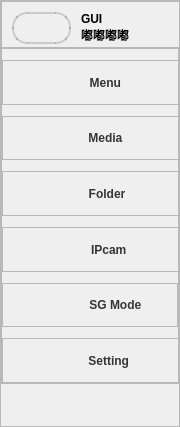
           <widget class="QFrame" name="leftBox">
            <property name="sizePolicy">
             <sizepolicy hsizetype="Fixed" vsizetype="Expanding">
              <horstretch>0</horstretch>
              <verstretch>0</verstretch>
             </sizepolicy>
            </property>
            <property name="minimumSize">
             <size>
              <width>180</width>
              <height>0</height>
             </size>
            </property>
            <property name="maximumSize">
             <size>
              <width>80</width>
              <height>16777215</height>
             </size>
            </property>
            <property name="styleSheet">
             <string notr="true">QFrame#leftBox  {
    /*background-color: rgba(255, 255, 255, 80%);*/
    border: 0px solid rgba(0, 0, 0, 40%);
	border-top:none;
	border-bottom:none;
	border-left:none;
}
</string>
            </property>
            <property name="frameShape">
             <enum>QFrame::Shape::StyledPanel</enum>
            </property>
            <property name="frameShadow">
             <enum>QFrame::Shadow::Raised</enum>
            </property>
            <layout class="QVBoxLayout" name="verticalLayout_2" stretch="10,80,10">
             <property name="spacing">
              <number>0</number>
             </property>
             <property name="leftMargin">
              <number>0</number>
             </property>
             <property name="topMargin">
              <number>0</number>
             </property>
             <property name="rightMargin">
              <number>0</number>
             </property>
             <property name="bottomMargin">
              <number>0</number>
             </property>
             <item>
              <widget class="QFrame" name="leftbox_top">
               <property name="sizePolicy">
                <sizepolicy hsizetype="Expanding" vsizetype="Preferred">
                 <horstretch>0</horstretch>
                 <verstretch>0</verstretch>
                </sizepolicy>
               </property>
               <property name="minimumSize">
                <size>
                 <width>180</width>
                 <height>0</height>
                </size>
               </property>
               <property name="frameShape">
                <enum>QFrame::Shape::StyledPanel</enum>
               </property>
               <property name="frameShadow">
                <enum>QFrame::Shadow::Raised</enum>
               </property>
               <layout class="QHBoxLayout" name="horizontalLayout_8" stretch="4,6">
                <property name="spacing">
                 <number>5</number>
                </property>
                <property name="leftMargin">
                 <number>10</number>
                </property>
                <property name="topMargin">
                 <number>10</number>
                </property>
                <property name="rightMargin">
                 <number>15</number>
                </property>
                <property name="bottomMargin">
                 <number>3</number>
                </property>
                <item>
                 <widget class="QFrame" name="logo">
                  <property name="sizePolicy">
                   <sizepolicy hsizetype="Preferred" vsizetype="Preferred">
                    <horstretch>0</horstretch>
                    <verstretch>0</verstretch>
                   </sizepolicy>
                  </property>
                  <property name="styleSheet">
                   <string notr="true">image: url(:/leftbox/images/yoloshow.png);
border:2px solid rgba(0,0,0,15%);
border-radius: 15%;

</string>
                  </property>
                  <property name="frameShape">
                   <enum>QFrame::Shape::StyledPanel</enum>
                  </property>
                  <property name="frameShadow">
                   <enum>QFrame::Shadow::Raised</enum>
                  </property>
                 </widget>
                </item>
                <item>
                 <widget class="QFrame" name="top_intro">
                  <property name="styleSheet">
                   <string notr="true">QLabel{
	color: black;
	font: 600 italic 9pt &quot;Segoe UI&quot;;
	font-weight: bold;
}
QFrame{
	border:none;
}</string>
                  </property>
                  <property name="frameShape">
                   <enum>QFrame::Shape::StyledPanel</enum>
                  </property>
                  <property name="frameShadow">
                   <enum>QFrame::Shadow::Raised</enum>
                  </property>
                  <layout class="QVBoxLayout" name="verticalLayout_20">
                   <property name="spacing">
                    <number>0</number>
                   </property>
                   <property name="leftMargin">
                    <number>5</number>
                   </property>
                   <property name="topMargin">
                    <number>0</number>
                   </property>
                   <property name="rightMargin">
                    <number>0</number>
                   </property>
                   <property name="bottomMargin">
                    <number>0</number>
                   </property>
                   <item>
                    <widget class="QLabel" name="label">
                     <property name="text">
                      <string>GUI</string>
                     </property>
                    </widget>
                   </item>
                   <item>
                    <widget class="QLabel" name="label_3">
                     <property name="text">
                      <string>嘟嘟嘟嘟</string>
                     </property>
                    </widget>
                   </item>
                  </layout>
                 </widget>
                </item>
               </layout>
              </widget>
             </item>
             <item>
              <widget class="QFrame" name="leftbox_bottom">
               <property name="sizePolicy">
                <sizepolicy hsizetype="Preferred" vsizetype="Preferred">
                 <horstretch>0</horstretch>
                 <verstretch>0</verstretch>
                </sizepolicy>
               </property>
               <property name="minimumSize">
                <size>
                 <width>0</width>
                 <height>0</height>
                </size>
               </property>
               <property name="maximumSize">
                <size>
                 <width>16777215</width>
                 <height>16777215</height>
                </size>
               </property>
               <property name="styleSheet">
                <string notr="true">QPushButton#src_menu{
	background-image: url(:/leftbox/images/newsize/menu.png);
}
QPushButton#src_folder{
	background-image: url(:/leftbox/images/newsize/folder.png);

}
QPushButton#src_camera{
	background-image: url(:/leftbox/images/newsize/security-camera.png);
}
QPushButton#src_img{
	background-image: url(:/leftbox/images/newsize/gallery.png);
}
QPushButton#src_webcam{
	background-image: url(:/leftbox/images/newsize/photo-camera.png);
}
QPushButton#src_setting{
	background-image:url(:/leftbox/images/newsize/setting.png);
}
QPushButton#src_singlemode{
	background-image:url(:/leftbox/images/newsize/single.png);
}
QPushButton#src_result{
	background-image:url(:/leftbox/images/newsize/statistics.png);
}
QPushButton#src_table{
	background-image:url(:/leftbox/images/newsize/table.png);
}
QPushButton{
	border:none;
	text-align: center;
	background-repeat: no-repeat;
	background-position: left center;
	border-left: 23px solid transparent;
	color: rgba(0, 0, 0, 199);
	font: 12pt &quot;Times New Roman&quot;;
	font-weight: bold;
	padding-left: 15px;
}
QFrame#cameraBox:hover{
	background-color: rgba(114, 129, 214, 59);
}
QFrame#folderBox:hover{
	background-color: rgba(114, 129, 214, 59);
}
QFrame#imgBox:hover{
	background-color: rgba(114, 129, 214, 59);
}
QFrame#menuBox:hover{
	background-color: rgba(114, 129, 214, 59);
}
QFrame#webcamBox:hover{
	background-color: rgba(114, 129, 214, 59);
}
QFrame#manageBox:hover{
	background-color: rgba(114, 129, 214, 59);
}
QFrame#singleBox:hover{
	background-color: rgba(114, 129, 214, 59);
}
QFrame#resultBox:hover{
	background-color: rgba(114, 129, 214, 59);
}
QFrame#tableBox:hover{
	background-color: rgba(114, 129, 214, 59);
}</string>
               </property>
               <property name="frameShape">
                <enum>QFrame::Shape::StyledPanel</enum>
               </property>
               <property name="frameShadow">
                <enum>QFrame::Shadow::Raised</enum>
               </property>
               <layout class="QVBoxLayout" name="verticalLayout_3" stretch="1,4,1,4,1,4,1,4,1,4,1,4">
                <property name="spacing">
                 <number>0</number>
                </property>
                <property name="leftMargin">
                 <number>0</number>
                </property>
                <property name="topMargin">
                 <number>0</number>
                </property>
                <property name="rightMargin">
                 <number>0</number>
                </property>
                <property name="bottomMargin">
                 <number>0</number>
                </property>
                <item>
                 <spacer name="zSpacer5">
                  <property name="orientation">
                   <enum>Qt::Orientation::Vertical</enum>
                  </property>
                  <property name="sizeHint" stdset="0">
                   <size>
                    <width>20</width>
                    <height>40</height>
                   </size>
                  </property>
                 </spacer>
                </item>
                <item>
                 <widget class="QFrame" name="menuBox">
                  <property name="sizePolicy">
                   <sizepolicy hsizetype="Expanding" vsizetype="Preferred">
                    <horstretch>0</horstretch>
                    <verstretch>0</verstretch>
                   </sizepolicy>
                  </property>
                  <property name="minimumSize">
                   <size>
                    <width>180</width>
                    <height>0</height>
                   </size>
                  </property>
                  <property name="maximumSize">
                   <size>
                    <width>180</width>
                    <height>16777215</height>
                   </size>
                  </property>
                  <property name="layoutDirection">
                   <enum>Qt::LayoutDirection::LeftToRight</enum>
                  </property>
                  <property name="frameShape">
                   <enum>QFrame::Shape::StyledPanel</enum>
                  </property>
                  <property name="frameShadow">
                   <enum>QFrame::Shadow::Raised</enum>
                  </property>
                  <layout class="QHBoxLayout" name="horizontalLayout_3">
                   <property name="spacing">
                    <number>0</number>
                   </property>
                   <property name="leftMargin">
                    <number>0</number>
                   </property>
                   <property name="topMargin">
                    <number>0</number>
                   </property>
                   <property name="rightMargin">
                    <number>0</number>
                   </property>
                   <property name="bottomMargin">
                    <number>0</number>
                   </property>
                   <item>
                    <widget class="QPushButton" name="src_menu">
                     <property name="sizePolicy">
                      <sizepolicy hsizetype="Expanding" vsizetype="Preferred">
                       <horstretch>0</horstretch>
                       <verstretch>0</verstretch>
                      </sizepolicy>
                     </property>
                     <property name="minimumSize">
                      <size>
                       <width>180</width>
                       <height>0</height>
                      </size>
                     </property>
                     <property name="maximumSize">
                      <size>
                       <width>180</width>
                       <height>16777215</height>
                      </size>
                     </property>
                     <property name="text">
                      <string> Menu     </string>
                     </property>
                     <property name="iconSize">
                      <size>
                       <width>30</width>
                       <height>30</height>
                      </size>
                     </property>
                     <property name="autoDefault">
                      <bool>false</bool>
                     </property>
                    </widget>
                   </item>
                  </layout>
                 </widget>
                </item>
                <item>
                 <spacer name="zSpacer1">
                  <property name="orientation">
                   <enum>Qt::Orientation::Vertical</enum>
                  </property>
                  <property name="sizeHint" stdset="0">
                   <size>
                    <width>20</width>
                    <height>40</height>
                   </size>
                  </property>
                 </spacer>
                </item>
                <item>
                 <widget class="QFrame" name="imgBox">
                  <property name="minimumSize">
                   <size>
                    <width>180</width>
                    <height>0</height>
                   </size>
                  </property>
                  <property name="maximumSize">
                   <size>
                    <width>180</width>
                    <height>16777215</height>
                   </size>
                  </property>
                  <property name="layoutDirection">
                   <enum>Qt::LayoutDirection::LeftToRight</enum>
                  </property>
                  <property name="frameShape">
                   <enum>QFrame::Shape::StyledPanel</enum>
                  </property>
                  <property name="frameShadow">
                   <enum>QFrame::Shadow::Raised</enum>
                  </property>
                  <layout class="QHBoxLayout" name="horizontalLayout_4">
                   <property name="spacing">
                    <number>0</number>
                   </property>
                   <property name="leftMargin">
                    <number>0</number>
                   </property>
                   <property name="topMargin">
                    <number>0</number>
                   </property>
                   <property name="rightMargin">
                    <number>0</number>
                   </property>
                   <property name="bottomMargin">
                    <number>0</number>
                   </property>
                   <item alignment="Qt::AlignmentFlag::AlignLeft">
                    <widget class="QPushButton" name="src_img">
                     <property name="sizePolicy">
                      <sizepolicy hsizetype="Expanding" vsizetype="Preferred">
                       <horstretch>0</horstretch>
                       <verstretch>0</verstretch>
                      </sizepolicy>
                     </property>
                     <property name="minimumSize">
                      <size>
                       <width>180</width>
                       <height>0</height>
                      </size>
                     </property>
                     <property name="maximumSize">
                      <size>
                       <width>180</width>
                       <height>16777215</height>
                      </size>
                     </property>
                     <property name="text">
                      <string>Media    </string>
                     </property>
                     <property name="iconSize">
                      <size>
                       <width>30</width>
                       <height>30</height>
                      </size>
                     </property>
                    </widget>
                   </item>
                  </layout>
                 </widget>
                </item>
                <item>
                 <spacer name="zSpacer2">
                  <property name="orientation">
                   <enum>Qt::Orientation::Vertical</enum>
                  </property>
                  <property name="sizeHint" stdset="0">
                   <size>
                    <width>20</width>
                    <height>40</height>
                   </size>
                  </property>
                 </spacer>
                </item>
                <item>
                 <widget class="QFrame" name="folderBox">
                  <property name="minimumSize">
                   <size>
                    <width>180</width>
                    <height>0</height>
                   </size>
                  </property>
                  <property name="maximumSize">
                   <size>
                    <width>180</width>
                    <height>16777215</height>
                   </size>
                  </property>
                  <property name="layoutDirection">
                   <enum>Qt::LayoutDirection::LeftToRight</enum>
                  </property>
                  <property name="frameShape">
                   <enum>QFrame::Shape::StyledPanel</enum>
                  </property>
                  <property name="frameShadow">
                   <enum>QFrame::Shadow::Raised</enum>
                  </property>
                  <layout class="QHBoxLayout" name="horizontalLayout_6">
                   <property name="spacing">
                    <number>0</number>
                   </property>
                   <property name="leftMargin">
                    <number>0</number>
                   </property>
                   <property name="topMargin">
                    <number>0</number>
                   </property>
                   <property name="rightMargin">
                    <number>0</number>
                   </property>
                   <property name="bottomMargin">
                    <number>0</number>
                   </property>
                   <item alignment="Qt::AlignmentFlag::AlignLeft">
                    <widget class="QPushButton" name="src_folder">
                     <property name="sizePolicy">
                      <sizepolicy hsizetype="Expanding" vsizetype="Preferred">
                       <horstretch>0</horstretch>
                       <verstretch>0</verstretch>
                      </sizepolicy>
                     </property>
                     <property name="minimumSize">
                      <size>
                       <width>180</width>
                       <height>0</height>
                      </size>
                     </property>
                     <property name="maximumSize">
                      <size>
                       <width>180</width>
                       <height>16777215</height>
                      </size>
                     </property>
                     <property name="text">
                      <string> Folder    </string>
                     </property>
                     <property name="iconSize">
                      <size>
                       <width>30</width>
                       <height>30</height>
                      </size>
                     </property>
                     <property name="shortcut">
                      <string>Ctrl+S</string>
                     </property>
                    </widget>
                   </item>
                  </layout>
                 </widget>
                </item>
                <item>
                 <spacer name="verticalSpacer">
                  <property name="orientation">
                   <enum>Qt::Orientation::Vertical</enum>
                  </property>
                  <property name="sizeHint" stdset="0">
                   <size>
                    <width>20</width>
                    <height>40</height>
                   </size>
                  </property>
                 </spacer>
                </item>
                <item>
                 <widget class="QFrame" name="cameraBox">
                  <property name="minimumSize">
                   <size>
                    <width>180</width>
                    <height>0</height>
                   </size>
                  </property>
                  <property name="maximumSize">
                   <size>
                    <width>180</width>
                    <height>16777215</height>
                   </size>
                  </property>
                  <property name="layoutDirection">
                   <enum>Qt::LayoutDirection::LeftToRight</enum>
                  </property>
                  <property name="frameShape">
                   <enum>QFrame::Shape::StyledPanel</enum>
                  </property>
                  <property name="frameShadow">
                   <enum>QFrame::Shadow::Raised</enum>
                  </property>
                  <layout class="QHBoxLayout" name="horizontalLayout_5">
                   <property name="spacing">
                    <number>0</number>
                   </property>
                   <property name="leftMargin">
                    <number>0</number>
                   </property>
                   <property name="topMargin">
                    <number>0</number>
                   </property>
                   <property name="rightMargin">
                    <number>0</number>
                   </property>
                   <property name="bottomMargin">
                    <number>0</number>
                   </property>
                   <item alignment="Qt::AlignmentFlag::AlignLeft">
                    <widget class="QPushButton" name="src_camera">
                     <property name="sizePolicy">
                      <sizepolicy hsizetype="Expanding" vsizetype="Preferred">
                       <horstretch>0</horstretch>
                       <verstretch>0</verstretch>
                      </sizepolicy>
                     </property>
                     <property name="minimumSize">
                      <size>
                       <width>180</width>
                       <height>0</height>
                      </size>
                     </property>
                     <property name="maximumSize">
                      <size>
                       <width>180</width>
                       <height>16777215</height>
                      </size>
                     </property>
                     <property name="text">
                      <string>IPcam  </string>
                     </property>
                     <property name="iconSize">
                      <size>
                       <width>30</width>
                       <height>30</height>
                      </size>
                     </property>
                    </widget>
                   </item>
                  </layout>
                 </widget>
                </item>
                <item>
                 <spacer name="verticalSpacer_6">
                  <property name="orientation">
                   <enum>Qt::Orientation::Vertical</enum>
                  </property>
                  <property name="sizeHint" stdset="0">
                   <size>
                    <width>20</width>
                    <height>40</height>
                   </size>
                  </property>
                 </spacer>
                </item>
                <item>
                 <widget class="QFrame" name="singleBox">
                  <property name="frameShape">
                   <enum>QFrame::Shape::StyledPanel</enum>
                  </property>
                  <property name="frameShadow">
                   <enum>QFrame::Shadow::Raised</enum>
                  </property>
                  <layout class="QHBoxLayout" name="horizontalLayout_26">
                   <property name="spacing">
                    <number>0</number>
                   </property>
                   <property name="leftMargin">
                    <number>0</number>
                   </property>
                   <property name="topMargin">
                    <number>0</number>
                   </property>
                   <property name="rightMargin">
                    <number>0</number>
                   </property>
                   <property name="bottomMargin">
                    <number>0</number>
                   </property>
                   <item>
                    <widget class="QPushButton" name="src_singlemode">
                     <property name="sizePolicy">
                      <sizepolicy hsizetype="Expanding" vsizetype="Preferred">
                       <horstretch>0</horstretch>
                       <verstretch>0</verstretch>
                      </sizepolicy>
                     </property>
                     <property name="minimumSize">
                      <size>
                       <width>180</width>
                       <height>0</height>
                      </size>
                     </property>
                     <property name="maximumSize">
                      <size>
                       <width>180</width>
                       <height>16777215</height>
                      </size>
                     </property>
                     <property name="styleSheet">
                      <string notr="true"/>
                     </property>
                     <property name="text">
                      <string>  SG Mode</string>
                     </property>
                     <property name="iconSize">
                      <size>
                       <width>30</width>
                       <height>30</height>
                      </size>
                     </property>
                     <property name="shortcut">
                      <string>Ctrl+S</string>
                     </property>
                    </widget>
                   </item>
                  </layout>
                 </widget>
                </item>
                <item>
                 <spacer name="verticalSpacer_4">
                  <property name="orientation">
                   <enum>Qt::Orientation::Vertical</enum>
                  </property>
                  <property name="sizeHint" stdset="0">
                   <size>
                    <width>20</width>
                    <height>40</height>
                   </size>
                  </property>
                 </spacer>
                </item>
                <item>
                 <widget class="QFrame" name="manageBox">
                  <property name="minimumSize">
                   <size>
                    <width>180</width>
                    <height>0</height>
                   </size>
                  </property>
                  <property name="maximumSize">
                   <size>
                    <width>180</width>
                    <height>16777215</height>
                   </size>
                  </property>
                  <property name="frameShape">
                   <enum>QFrame::Shape::StyledPanel</enum>
                  </property>
                  <property name="frameShadow">
                   <enum>QFrame::Shadow::Raised</enum>
                  </property>
                  <layout class="QHBoxLayout" name="horizontalLayout_19">
                   <property name="spacing">
                    <number>0</number>
                   </property>
                   <property name="leftMargin">
                    <number>0</number>
                   </property>
                   <property name="topMargin">
                    <number>0</number>
                   </property>
                   <property name="rightMargin">
                    <number>0</number>
                   </property>
                   <property name="bottomMargin">
                    <number>0</number>
                   </property>
                   <item>
                    <widget class="QPushButton" name="src_setting">
                     <property name="sizePolicy">
                      <sizepolicy hsizetype="Expanding" vsizetype="Preferred">
                       <horstretch>0</horstretch>
                       <verstretch>0</verstretch>
                      </sizepolicy>
                     </property>
                     <property name="minimumSize">
                      <size>
                       <width>180</width>
                       <height>0</height>
                      </size>
                     </property>
                     <property name="maximumSize">
                      <size>
                       <width>180</width>
                       <height>16777215</height>
                      </size>
                     </property>
                     <property name="text">
                      <string>Setting  </string>
                     </property>
                    </widget>
                   </item>
                  </layout>
                 </widget>
                </item>
               </layout>
              </widget>
             </item>
             <item>
              <spacer name="verticalSpacer_2">
               <property name="orientation">
                <enum>Qt::Orientation::Vertical</enum>
               </property>
               <property name="sizeHint" stdset="0">
                <size>
                 <width>20</width>
                 <height>40</height>
                </size>
               </property>
              </spacer>
             </item>
            </layout>
           </widget>
